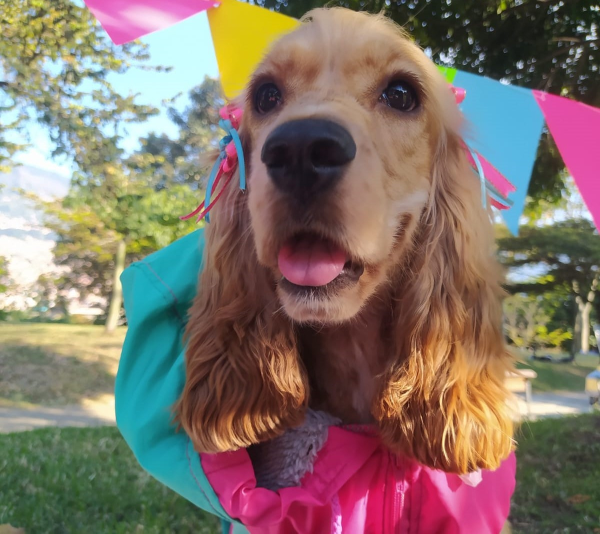
#> input picture love.jpg, 1200 x 1067 px (shown at 1/2 size)
$ python tecnica2.py
#> lines starting #> are read from the running program, lines starting #| are printed output that depends on the picture
from PIL import Image
import cv2
import os

# img = Image.open('perro.jpg')


def augment_image(image_path, output_folder):
    # Cargar la imagen original
#> called with image_path = 'love.jpg', output_folder = 'fotos'
    image = cv2.imread(image_path)
#> image is the input picture: shape (1067, 1200, 3); mean B, G, R 105.6, 115.6, 131

    # Rotar la imagen en diferentes ángulos
    for angle in [0, 30, 60, 90]:
        rotated = cv2.rotate(image, angle)
        cv2.imwrite(os.path.join(output_folder,
                    f"rotated_{angle}.jpg"), rotated)
#> this loop made 4 passes
#> pass 1, in augment_image, `rotated = cv2.rotate(image, angle)`:
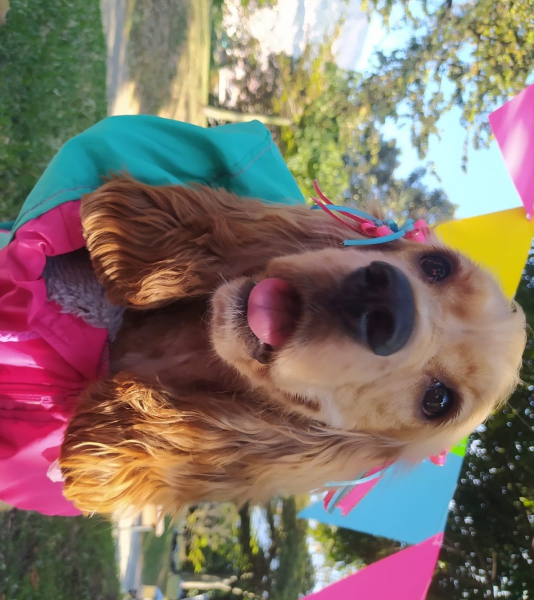
#> rotated: shape (1200, 1067, 3) (shown at 1/2 size); mean B, G, R 105.6, 115.6, 131
#> pass 2, in augment_image, `rotated = cv2.rotate(image, angle)`:
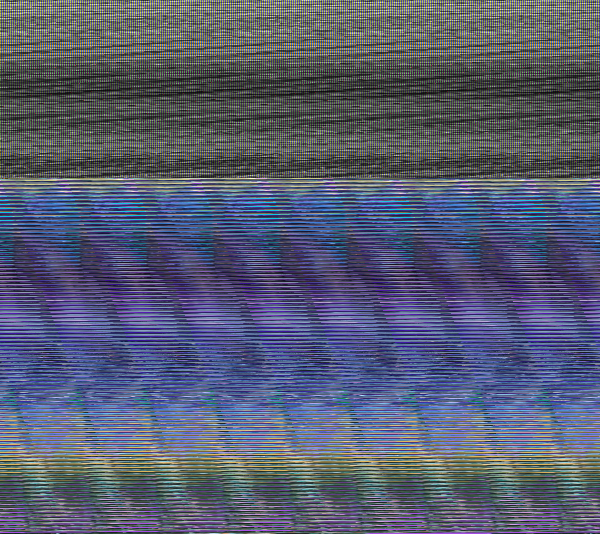
#> rotated: shape (1067, 1200, 3) (shown at 1/2 size); mean B, G, R 114.2, 91.5, 87
#> pass 3, in augment_image, `rotated = cv2.rotate(image, angle)`:
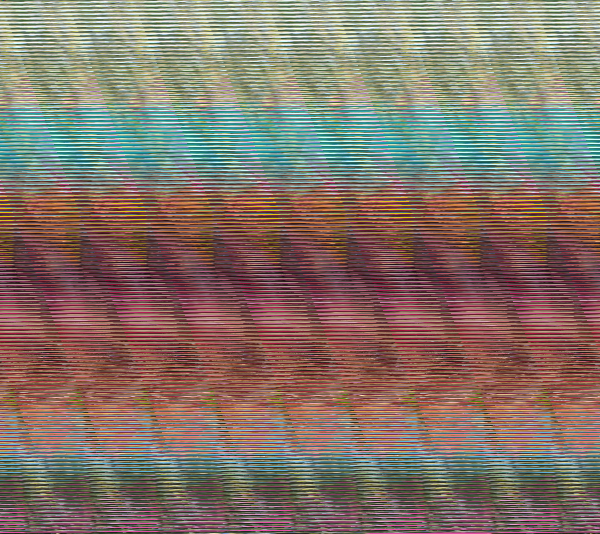
#> rotated: shape (1067, 1200, 3) (shown at 1/2 size); mean B, G, R 105.6, 115.6, 131

    # Redimensionar la imagen a diferentes tamaños
    for scale in [0.5, 0.8, 1.2, 1.5]:
        resized = cv2.resize(
            image, (int(image.shape[1]*scale), int(image.shape[0]*scale)))
        cv2.imwrite(os.path.join(output_folder,
                    f"resized_{scale}.jpg"), resized)
#> this loop made 4 passes
#> pass 1, in augment_image, `resized = cv2.resize( image, (int(image.shape[1]*scale), int(image.sha..`:
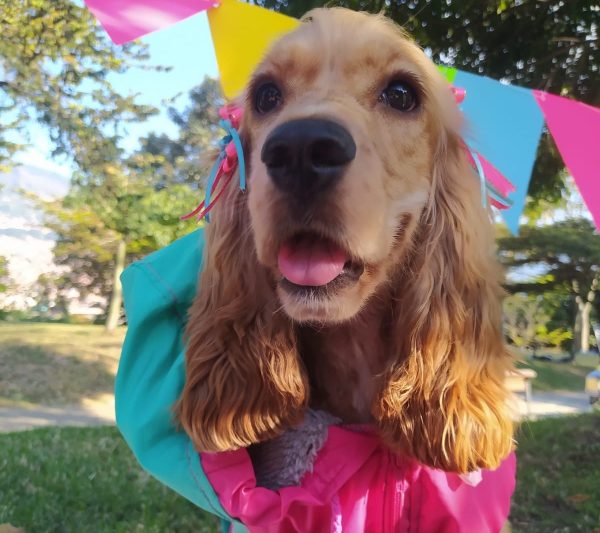
#> resized: shape (533, 600, 3); mean B, G, R 105.5, 115.5, 130.8


augment_image("love.jpg", "fotos")
